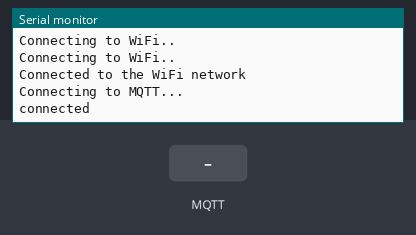
The sketch below on a simulated ESP8266 (NodeMCU). Parts: the last lines printed to the serial monitor. The inputs (shaded band) are chosen by the test bench. WiFi joins after 1.5 s; servers stay silent unless stated; no MQTT or app messages arrive unless stated.

Above: at 2.7 s.
2.8 s: MQTT message "1" arrives on the first subscribed topic
At 3.2 s:
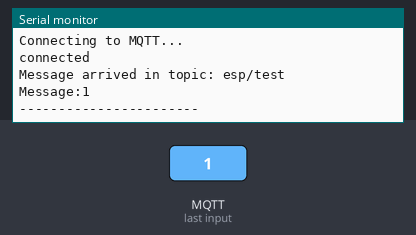
4.3 s: MQTT message "on" arrives on the first subscribed topic
At 5.5 s:
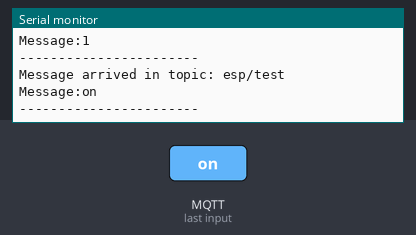
5.8 s: MQTT message "off" arrives on the first subscribed topic
At 6.7 s:
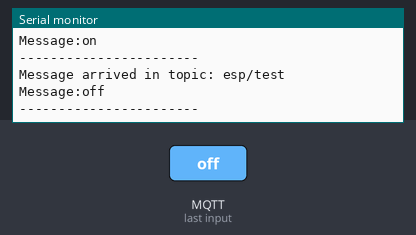

The sketch:

test1017.ino
```cpp
#include <ESP8266WiFi.h>
#include <PubSubClient.h>

const char* homessid = "Eating"; // Enter your WiFi name
const char* homepassword =  "hsieh861227"; // Enter WiFi password
const char* mqttServer = "soldier.cloudmqtt.com";
const int mqttPort = 10155;
const char* mqttUser = "gqozliri";
const char* mqttPassword = "jDZQvmnvp-Bx";

WiFiClient espClient;
PubSubClient client(espClient);

void setup() {

  Serial.begin(115200);
  WiFi.begin(homessid,homepassword);

  while (WiFi.status() != WL_CONNECTED) {
    delay(500);
    Serial.println("Connecting to WiFi..");
  }
  Serial.println("Connected to the WiFi network");

  client.setServer(mqttServer, mqttPort);
  client.setCallback(callback);

  while (!client.connected()) {
    Serial.println("Connecting to MQTT...");

    if (client.connect("ESP8266Client", mqttUser, mqttPassword )) {

      Serial.println("connected");

    } else {

      Serial.print("failed with state ");
      Serial.print(client.state());
      delay(2000);

    }
  }

  client.publish("esp/test", "hello"); //Topic name
  client.subscribe("esp/test");

}

void callback(char* topic, byte* payload, unsigned int length) {

  Serial.print("Message arrived in topic: ");
  Serial.println(topic);

  Serial.print("Message:");
  for (int i = 0; i < length; i++) {
    Serial.print((char)payload[i]);
  }

  Serial.println();
  Serial.println("-----------------------");

}

void loop() {
  client.loop();
}
```

Measured:
- after the input at 2.8 s, the serial monitor: prints a new line at once (image 1)
- after the input at 4.3 s, the serial monitor: prints a new line at once (image 2)
- after the input at 5.8 s, the serial monitor: prints a new line at once (image 3)
